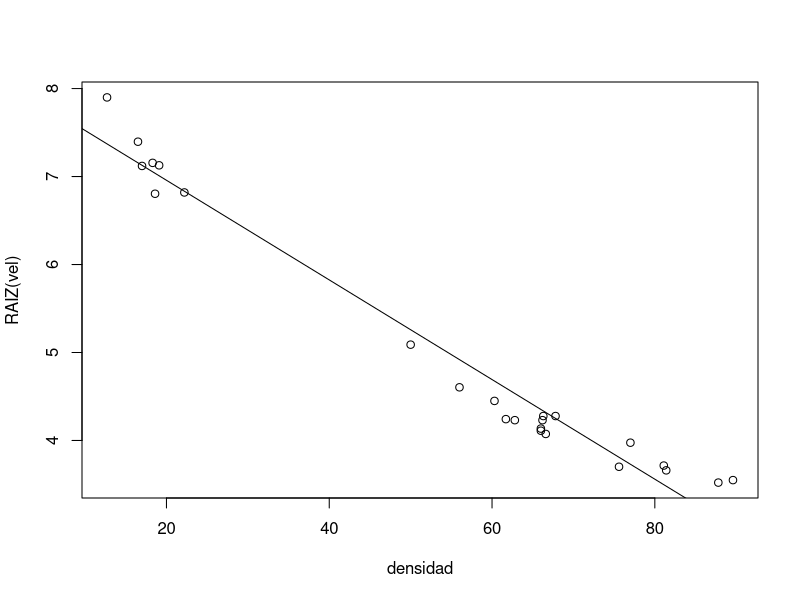
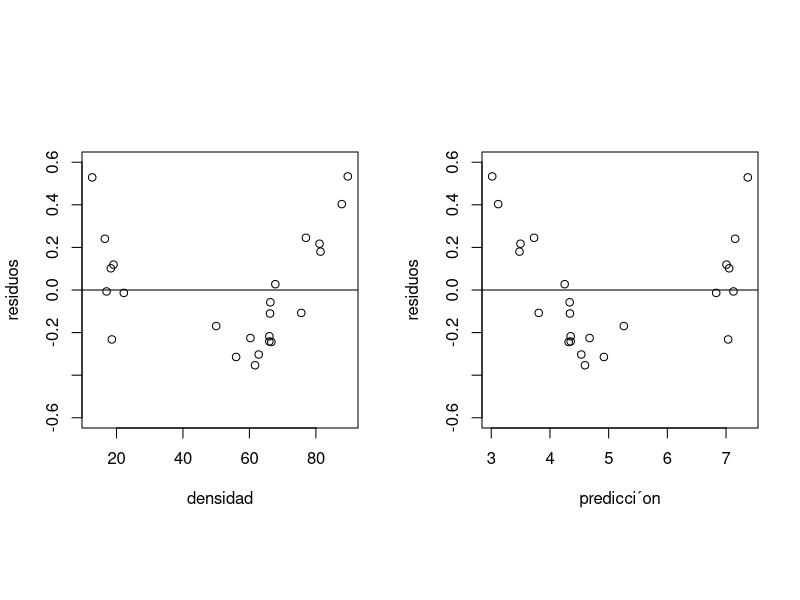

Write the R code that produced these figures, in order.
### EJEMPLO CARMONA PONTAQUE
dens<-c(12.7,17.0,66.0,50.0,87.8,81.4,75.6,66.2,81.1,62.8,77.0,89.6,
        18.3,19.1,16.5,22.2,18.6,66.0,60.3,56.0,66.3,61.7,66.6,67.8)
vel<-c(62.4,50.7,17.1,25.9,12.4,13.4,13.7,17.9,13.8,17.9,15.8,12.6,
       51.2,50.8,54.7,46.5,46.3,16.9,19.8,21.2,18.3,18.0,16.6,18.3)
rvel<-sqrt(vel)
par(pty="m")
plot(dens,rvel,type="p",xlab="densidad",ylab="RAIZ(vel)")
recta.ls<-lsfit(dens,rvel)
abline(recta.ls)
recta.ls$coef
ls.print(recta.ls, digits=4, print.it=T)
ls.diag(recta.ls)$std.dev
e<-recta.ls$residuals
par(mfrow=c(1,2))
par(pty="s")
plot(dens,e,type="p",xlab="densidad",ylab="residuos",ylim=c(-0.6,0.6))
abline(h=0)
pred<-rvel-e
plot(pred,e,type="p",xlab="predicci´on",ylab="residuos",ylim=c(-0.6,0.6))
abline(h=0)
